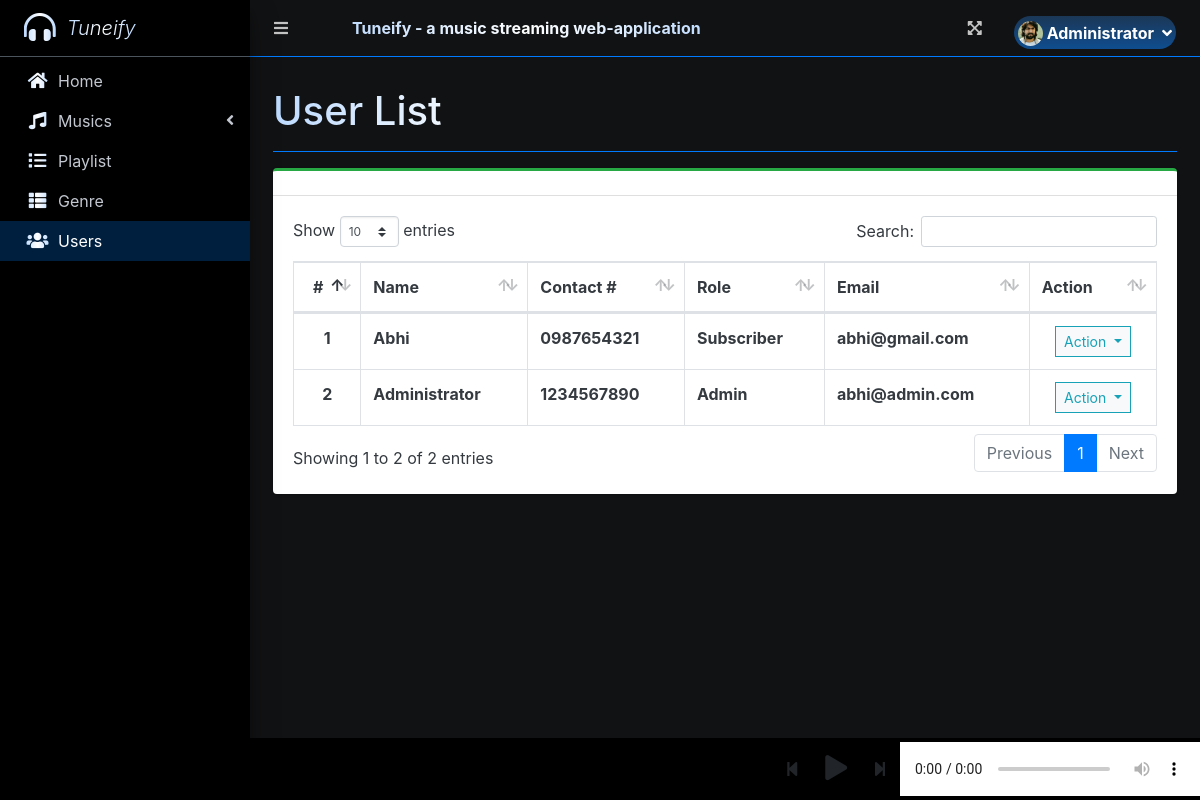
The page /index.php?page=user_list (signed in) on the database its author committed.
### tables this page shows
CREATE TABLE `users` (
  `id` int(30) NOT NULL,
  `firstname` varchar(200) NOT NULL,
  `lastname` varchar(200) NOT NULL,
  `gender` varchar(50) NOT NULL,
  `contact` varchar(50) NOT NULL,
  `address` text NOT NULL,
  `email` varchar(200) NOT NULL,
  `password` text NOT NULL,
  `type` int(1) NOT NULL DEFAULT 2,
  `profile_pic` text NOT NULL,
  `date_created` datetime NOT NULL DEFAULT current_timestamp()
);

### user_list.php (the view, shortened to what this page needs)
<?php include'db_connect.php' ?>
<div class="col-lg-12">
	<div class="card card-outline card-success">
		<div class="card-header">
		</div>
		<div class="card-body">
			<table class="table tabe-hover table-bordered" id="list">
				<thead>
					<tr>
						<th class="text-center">#</th>
						<th>Name</th>
						<th>Contact #</th>
						<th>Role</th>
						<th>Email</th>
						<th>Action</th>
					</tr>
				</thead>
				<tbody>
					<?php
					$i = 1;
					$type = array('',"Admin","Subscriber");
					$qry = $conn->query("SELECT *,concat(firstname,' ',lastname) as name FROM users order by concat(firstname,' ',lastname) asc");
					while($row= $qry->fetch_assoc()):
					?>
					<tr>
						<th class="text-center"><?php echo $i++ ?></th>
						<td><b><?php echo ucwords($row['name']) ?></b></td>
						<td><b><?php echo $row['contact'] ?></b></td>
						<td><b><?php echo $type[$row['type']] ?></b></td>
						<td><b><?php echo $row['email'] ?></b></td>
						<td class="text-center">
							<button type="button" class="btn btn-default btn-sm btn-flat border-info wave-effect text-info dropdown-toggle" data-toggle="dropdown" aria-expanded="true">
		                      Action
		                    </button>
						</td>
					</tr>
				<?php endwhile; ?>
				</tbody>
			</table>
		</div>
	</div>
</div>

### rows shown on the page
users: name "Abhi", contact "0987654321", type "Subscriber", email "abhi@gmail.com"
users: name "Administrator", contact "1234567890", type "Admin", email "abhi@admin.com"

### other values the page prints
$_SESSION['login_firstname'] "Administrator"
$title "User List"
